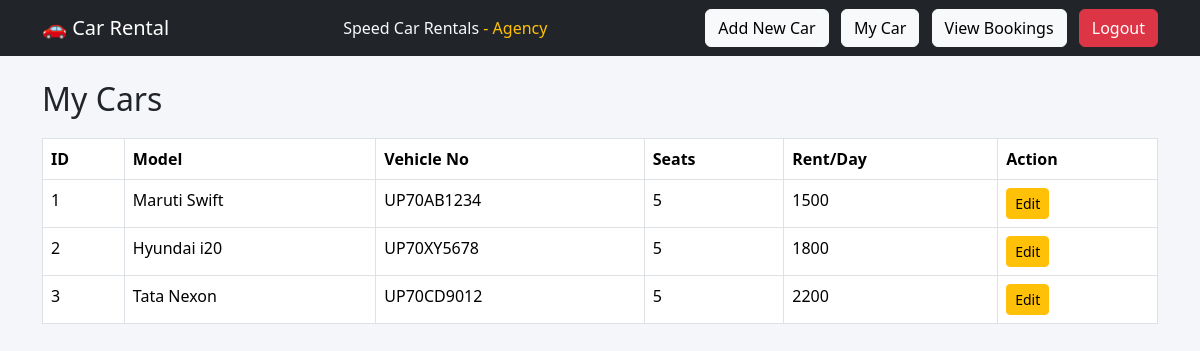
Page /agency/my_cars.php (signed in) on the committed database.
### tables this page shows
CREATE TABLE `cars` (
  `id` int(11) NOT NULL,
  `agency_id` int(11) DEFAULT NULL,
  `model` varchar(100) DEFAULT NULL,
  `vehicle_number` varchar(50) DEFAULT NULL,
  `seating_capacity` int(11) DEFAULT NULL,
  `rent_per_day` int(11) DEFAULT NULL,
  `created_at` timestamp NOT NULL DEFAULT current_timestamp()
);

### agency/my_cars.php (the view, shortened to what this page needs)
<?php
include "../config/db.php";
include "../includes/header.php";
$agency_id = $_SESSION['user_id'];
$sql = "SELECT * FROM cars WHERE agency_id='$agency_id'";
$result = mysqli_query($conn, $sql);
?>
<h2>My Cars</h2>
<table class="table table-bordered">
    <tr>
        <th>ID</th>
        <th>Model</th>
        <th>Vehicle No</th>
        <th>Seats</th>
        <th>Rent/Day</th>
        <th>Action</th>
    </tr>
    <?php while ($row = mysqli_fetch_assoc($result)) { ?>
        <tr>
            <td><?php echo $row['id']; ?></td>
            <td><?php echo $row['model']; ?></td>
            <td><?php echo $row['vehicle_number']; ?></td>
            <td><?php echo $row['seating_capacity']; ?></td>
            <td><?php echo $row['rent_per_day']; ?></td>
            <td>
                <a href="edit_car.php?id=<?php echo $row['id']; ?>" class="btn btn-warning btn-sm">
                    Edit
                </a>
            </td>
        </tr>
    <?php } ?>
</table>
<?php include "../includes/footer.php"; ?>

### css/style.css (style rules this page uses)
body { background: #f4f6f9; }
h1, h2 { margin-bottom: 20px; }

### rows in the picture
cars: id "1", model "Maruti Swift", vehicle_number "UP70AB1234", seating_capacity "5", rent_per_day "1500"
cars: id "2", model "Hyundai i20", vehicle_number "UP70XY5678", seating_capacity "5", rent_per_day "1800"
cars: id "3", model "Tata Nexon", vehicle_number "UP70CD9012", seating_capacity "5", rent_per_day "2200"

### other values in the picture
$_SESSION['user_name'] "Speed Car Rentals"
